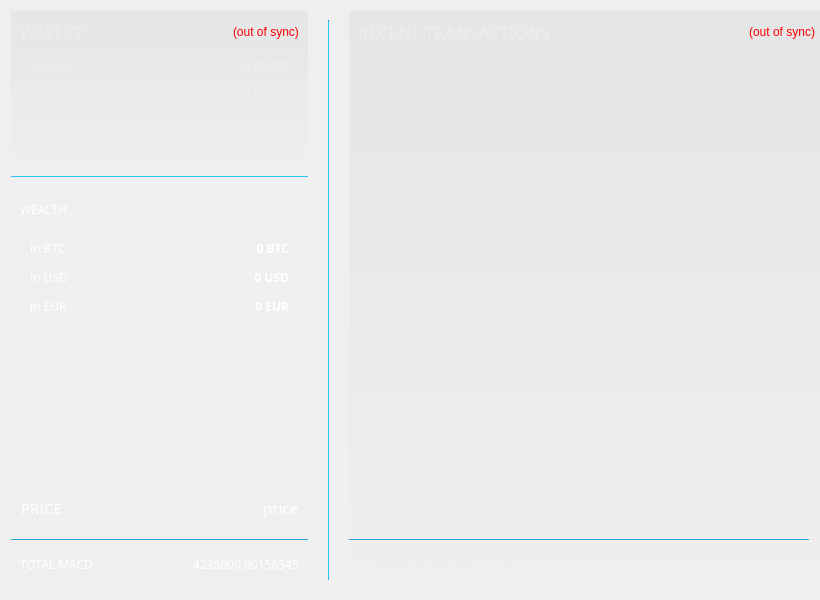
<?xml version="1.0" encoding="UTF-8"?>
<ui version="4.0">
 <class>OverviewPage</class>
 <widget class="QWidget" name="OverviewPage">
  <property name="geometry">
   <rect>
    <x>0</x>
    <y>0</y>
    <width>820</width>
    <height>600</height>
   </rect>
  </property>
  <property name="minimumSize">
   <size>
    <width>820</width>
    <height>600</height>
   </size>
  </property>
  <property name="maximumSize">
   <size>
    <width>820</width>
    <height>600</height>
   </size>
  </property>
  <property name="windowTitle">
   <string>Form</string>
  </property>
  <property name="autoFillBackground">
   <bool>false</bool>
  </property>
  <property name="styleSheet">
   <string notr="true">#OverviewPage { color: #rgb(78, 187, 57);
background-image: url(:/images/base_back);}
</string>
  </property>
  <property name="locale">
   <locale language="English" country="UnitedStates"/>
  </property>
  <layout class="QHBoxLayout" name="horizontalLayout" stretch="0,0,0,0,0">
   <item>
    <layout class="QVBoxLayout" name="verticalLayout_2">
     <item>
      <widget class="QFrame" name="frame">
       <property name="minimumSize">
        <size>
         <width>297</width>
         <height>0</height>
        </size>
       </property>
       <property name="maximumSize">
        <size>
         <width>297</width>
         <height>584</height>
        </size>
       </property>
       <property name="styleSheet">
        <string notr="true">#frame { background-color: qlineargradient(spread:pad, x1:0, y1:0, x2:0, y2:1, stop:0 rgba(0,0,0,10), stop:1.0 rgba(0,0,0,0)); }</string>
       </property>
       <layout class="QVBoxLayout" name="verticalLayout_4">
        <item>
         <layout class="QHBoxLayout" name="horizontalLayout_4">
          <item>
           <widget class="QLabel" name="label_5">
            <property name="font">
             <font>
              <family>Khmer OS</family>
              <pointsize>13</pointsize>
              <weight>50</weight>
              <bold>false</bold>
             </font>
            </property>
            <property name="styleSheet">
             <string notr="true">color: #ededed;</string>
            </property>
            <property name="text">
             <string>WALLET</string>
            </property>
           </widget>
          </item>
          <item>
           <spacer name="horizontalSpacer_2">
            <property name="orientation">
             <enum>Qt::Horizontal</enum>
            </property>
            <property name="sizeHint" stdset="0">
             <size>
              <width>40</width>
              <height>20</height>
             </size>
            </property>
           </spacer>
          </item>
          <item>
           <widget class="QLabel" name="labelWalletStatus">
            <property name="toolTip">
             <string>The displayed information may be out of date. Your wallet automatically synchronizes with the MACDCoin network after a connection is established, but this process has not completed yet.</string>
            </property>
            <property name="styleSheet">
             <string notr="true">QLabel { color: red; }</string>
            </property>
            <property name="text">
             <string notr="true">(out of sync)</string>
            </property>
            <property name="alignment">
             <set>Qt::AlignLeading|Qt::AlignLeft|Qt::AlignVCenter</set>
            </property>
           </widget>
          </item>
         </layout>
        </item>
        <item>
         <spacer name="verticalSpacer_2">
          <property name="orientation">
           <enum>Qt::Vertical</enum>
          </property>
          <property name="sizeType">
           <enum>QSizePolicy::Fixed</enum>
          </property>
          <property name="sizeHint" stdset="0">
           <size>
            <width>20</width>
            <height>7</height>
           </size>
          </property>
         </spacer>
        </item>
        <item>
         <layout class="QFormLayout" name="formLayout_2">
          <property name="fieldGrowthPolicy">
           <enum>QFormLayout::AllNonFixedFieldsGrow</enum>
          </property>
          <property name="horizontalSpacing">
           <number>12</number>
          </property>
          <property name="verticalSpacing">
           <number>12</number>
          </property>
          <item row="0" column="0">
           <widget class="QLabel" name="label">
            <property name="font">
             <font>
              <family>Khmer OS</family>
             </font>
            </property>
            <property name="styleSheet">
             <string notr="true">color: #ededed;</string>
            </property>
            <property name="text">
             <string>Balance</string>
            </property>
            <property name="indent">
             <number>10</number>
            </property>
           </widget>
          </item>
          <item row="0" column="1">
           <widget class="QLabel" name="labelBalance">
            <property name="font">
             <font>
              <family>Khmer OS</family>
              <weight>75</weight>
              <bold>true</bold>
             </font>
            </property>
            <property name="cursor">
             <cursorShape>IBeamCursor</cursorShape>
            </property>
            <property name="toolTip">
             <string>Your current balance</string>
            </property>
            <property name="styleSheet">
             <string notr="true">color: #ededed;</string>
            </property>
            <property name="text">
             <string notr="true">0 MACD</string>
            </property>
            <property name="alignment">
             <set>Qt::AlignRight|Qt::AlignTrailing|Qt::AlignVCenter</set>
            </property>
            <property name="indent">
             <number>10</number>
            </property>
            <property name="textInteractionFlags">
             <set>Qt::LinksAccessibleByMouse|Qt::TextSelectableByKeyboard|Qt::TextSelectableByMouse</set>
            </property>
           </widget>
          </item>
          <item row="1" column="0">
           <widget class="QLabel" name="label_6">
            <property name="font">
             <font>
              <family>Khmer OS</family>
             </font>
            </property>
            <property name="styleSheet">
             <string notr="true">color: #ededed;</string>
            </property>
            <property name="text">
             <string>Stake</string>
            </property>
            <property name="indent">
             <number>10</number>
            </property>
           </widget>
          </item>
          <item row="1" column="1">
           <widget class="QLabel" name="labelStake">
            <property name="font">
             <font>
              <family>Khmer OS</family>
              <weight>75</weight>
              <bold>true</bold>
             </font>
            </property>
            <property name="cursor">
             <cursorShape>IBeamCursor</cursorShape>
            </property>
            <property name="toolTip">
             <string>Total of coins that was staked, and do not yet count toward the current balance</string>
            </property>
            <property name="styleSheet">
             <string notr="true">color: #ededed;</string>
            </property>
            <property name="text">
             <string notr="true">0 MACD</string>
            </property>
            <property name="alignment">
             <set>Qt::AlignRight|Qt::AlignTrailing|Qt::AlignVCenter</set>
            </property>
            <property name="indent">
             <number>10</number>
            </property>
            <property name="textInteractionFlags">
             <set>Qt::LinksAccessibleByMouse|Qt::TextSelectableByKeyboard|Qt::TextSelectableByMouse</set>
            </property>
           </widget>
          </item>
          <item row="2" column="0">
           <widget class="QLabel" name="label_3">
            <property name="font">
             <font>
              <family>Khmer OS</family>
             </font>
            </property>
            <property name="styleSheet">
             <string notr="true">color: #ededed;</string>
            </property>
            <property name="text">
             <string>Unconfirmed</string>
            </property>
            <property name="indent">
             <number>10</number>
            </property>
           </widget>
          </item>
          <item row="2" column="1">
           <widget class="QLabel" name="labelUnconfirmed">
            <property name="font">
             <font>
              <family>Khmer OS</family>
              <weight>75</weight>
              <bold>true</bold>
             </font>
            </property>
            <property name="cursor">
             <cursorShape>IBeamCursor</cursorShape>
            </property>
            <property name="toolTip">
             <string>Total of transactions that have yet to be confirmed, and do not yet count toward the current balance</string>
            </property>
            <property name="styleSheet">
             <string notr="true">color: #ededed;</string>
            </property>
            <property name="text">
             <string notr="true">0 MACD</string>
            </property>
            <property name="alignment">
             <set>Qt::AlignRight|Qt::AlignTrailing|Qt::AlignVCenter</set>
            </property>
            <property name="indent">
             <number>10</number>
            </property>
            <property name="textInteractionFlags">
             <set>Qt::LinksAccessibleByMouse|Qt::TextSelectableByKeyboard|Qt::TextSelectableByMouse</set>
            </property>
           </widget>
          </item>
          <item row="3" column="0">
           <widget class="QLabel" name="labelImmatureText">
            <property name="font">
             <font>
              <family>Khmer OS</family>
             </font>
            </property>
            <property name="styleSheet">
             <string notr="true">color: #ededed;</string>
            </property>
            <property name="text">
             <string>Immature</string>
            </property>
            <property name="indent">
             <number>10</number>
            </property>
           </widget>
          </item>
          <item row="3" column="1">
           <widget class="QLabel" name="labelImmature">
            <property name="font">
             <font>
              <family>Khmer OS</family>
              <weight>75</weight>
              <bold>true</bold>
             </font>
            </property>
            <property name="toolTip">
             <string>Mined balance that has not yet matured</string>
            </property>
            <property name="styleSheet">
             <string notr="true">color: #ededed;</string>
            </property>
            <property name="text">
             <string notr="true">0 MACD</string>
            </property>
            <property name="alignment">
             <set>Qt::AlignRight|Qt::AlignTrailing|Qt::AlignVCenter</set>
            </property>
            <property name="indent">
             <number>10</number>
            </property>
            <property name="textInteractionFlags">
             <set>Qt::LinksAccessibleByMouse|Qt::TextSelectableByKeyboard|Qt::TextSelectableByMouse</set>
            </property>
           </widget>
          </item>
         </layout>
        </item>
       </layout>
      </widget>
     </item>
     <item>
      <widget class="Line" name="line">
       <property name="maximumSize">
        <size>
         <width>16777215</width>
         <height>1</height>
        </size>
       </property>
       <property name="styleSheet">
        <string notr="true">background-color:rgb(37, 170, 225);</string>
       </property>
       <property name="orientation">
        <enum>Qt::Horizontal</enum>
       </property>
      </widget>
     </item>
     <item>
      <widget class="QFrame" name="verticalFrame">
       <property name="minimumSize">
        <size>
         <width>0</width>
         <height>180</height>
        </size>
       </property>
       <layout class="QVBoxLayout" name="verticalLayout_5">
        <property name="leftMargin">
         <number>9</number>
        </property>
        <property name="topMargin">
         <number>9</number>
        </property>
        <property name="rightMargin">
         <number>9</number>
        </property>
        <property name="bottomMargin">
         <number>9</number>
        </property>
        <item>
         <widget class="QLabel" name="label_10">
          <property name="maximumSize">
           <size>
            <width>16777215</width>
            <height>35</height>
           </size>
          </property>
          <property name="font">
           <font>
            <family>Khmer OS System</family>
           </font>
          </property>
          <property name="styleSheet">
           <string notr="true">color:white</string>
          </property>
          <property name="text">
           <string>WEALTH</string>
          </property>
         </widget>
        </item>
        <item>
         <spacer name="verticalSpacer_3">
          <property name="orientation">
           <enum>Qt::Vertical</enum>
          </property>
          <property name="sizeType">
           <enum>QSizePolicy::Fixed</enum>
          </property>
          <property name="sizeHint" stdset="0">
           <size>
            <width>20</width>
            <height>7</height>
           </size>
          </property>
         </spacer>
        </item>
        <item>
         <layout class="QFormLayout" name="formLayout_3">
          <property name="horizontalSpacing">
           <number>12</number>
          </property>
          <property name="verticalSpacing">
           <number>12</number>
          </property>
          <property name="bottomMargin">
           <number>9</number>
          </property>
          <item row="0" column="0">
           <widget class="QLabel" name="label_11">
            <property name="font">
             <font>
              <family>Khmer OS System</family>
             </font>
            </property>
            <property name="styleSheet">
             <string notr="true">color:white;</string>
            </property>
            <property name="text">
             <string>in BTC</string>
            </property>
            <property name="indent">
             <number>10</number>
            </property>
           </widget>
          </item>
          <item row="0" column="1">
           <widget class="QLabel" name="label_12">
            <property name="font">
             <font>
              <family>Khmer OS System</family>
              <weight>75</weight>
              <bold>true</bold>
             </font>
            </property>
            <property name="styleSheet">
             <string notr="true">color:white;</string>
            </property>
            <property name="text">
             <string>0 BTC</string>
            </property>
            <property name="alignment">
             <set>Qt::AlignRight|Qt::AlignTrailing|Qt::AlignVCenter</set>
            </property>
            <property name="indent">
             <number>10</number>
            </property>
           </widget>
          </item>
          <item row="1" column="0">
           <widget class="QLabel" name="label_13">
            <property name="font">
             <font>
              <family>Khmer OS System</family>
             </font>
            </property>
            <property name="styleSheet">
             <string notr="true">color:white;</string>
            </property>
            <property name="text">
             <string>in USD</string>
            </property>
            <property name="indent">
             <number>10</number>
            </property>
           </widget>
          </item>
          <item row="1" column="1">
           <widget class="QLabel" name="label_14">
            <property name="font">
             <font>
              <family>Khmer OS System</family>
              <weight>75</weight>
              <bold>true</bold>
             </font>
            </property>
            <property name="styleSheet">
             <string notr="true">color:white;</string>
            </property>
            <property name="text">
             <string>0 USD</string>
            </property>
            <property name="alignment">
             <set>Qt::AlignRight|Qt::AlignTrailing|Qt::AlignVCenter</set>
            </property>
            <property name="indent">
             <number>10</number>
            </property>
           </widget>
          </item>
          <item row="2" column="0">
           <widget class="QLabel" name="label_15">
            <property name="font">
             <font>
              <family>Khmer OS System</family>
             </font>
            </property>
            <property name="styleSheet">
             <string notr="true">color:white;</string>
            </property>
            <property name="text">
             <string>in EUR</string>
            </property>
            <property name="indent">
             <number>10</number>
            </property>
           </widget>
          </item>
          <item row="2" column="1">
           <widget class="QLabel" name="label_16">
            <property name="font">
             <font>
              <family>Khmer OS System</family>
              <weight>75</weight>
              <bold>true</bold>
             </font>
            </property>
            <property name="styleSheet">
             <string notr="true">color:white;</string>
            </property>
            <property name="text">
             <string>0 EUR</string>
            </property>
            <property name="alignment">
             <set>Qt::AlignRight|Qt::AlignTrailing|Qt::AlignVCenter</set>
            </property>
            <property name="indent">
             <number>10</number>
            </property>
           </widget>
          </item>
         </layout>
        </item>
       </layout>
      </widget>
     </item>
     <item>
      <spacer name="verticalSpacer">
       <property name="orientation">
        <enum>Qt::Vertical</enum>
       </property>
       <property name="sizeHint" stdset="0">
        <size>
         <width>20</width>
         <height>40</height>
        </size>
       </property>
      </spacer>
     </item>
     <item>
      <widget class="QFrame" name="horizontalFrame">
       <property name="minimumSize">
        <size>
         <width>0</width>
         <height>50</height>
        </size>
       </property>
       <property name="styleSheet">
        <string notr="true"/>
       </property>
       <layout class="QHBoxLayout" name="horizontalLayout_3">
        <property name="spacing">
         <number>0</number>
        </property>
        <property name="leftMargin">
         <number>0</number>
        </property>
        <property name="topMargin">
         <number>0</number>
        </property>
        <property name="rightMargin">
         <number>0</number>
        </property>
        <property name="bottomMargin">
         <number>0</number>
        </property>
        <item>
         <widget class="QLabel" name="label_7">
          <property name="font">
           <font>
            <family>Khmer OS System</family>
            <pointsize>11</pointsize>
           </font>
          </property>
          <property name="styleSheet">
           <string notr="true">color:white</string>
          </property>
          <property name="text">
           <string>PRICE</string>
          </property>
          <property name="indent">
           <number>10</number>
          </property>
         </widget>
        </item>
        <item>
         <widget class="QLabel" name="labelInfo">
          <property name="font">
           <font>
            <family>Khmer OS System</family>
            <pointsize>11</pointsize>
           </font>
          </property>
          <property name="styleSheet">
           <string notr="true">color:white</string>
          </property>
          <property name="text">
           <string>price</string>
          </property>
          <property name="alignment">
           <set>Qt::AlignRight|Qt::AlignTrailing|Qt::AlignVCenter</set>
          </property>
          <property name="indent">
           <number>10</number>
          </property>
         </widget>
        </item>
       </layout>
      </widget>
     </item>
     <item>
      <widget class="QFrame" name="horizontalFrame3">
       <property name="minimumSize">
        <size>
         <width>0</width>
         <height>50</height>
        </size>
       </property>
       <property name="styleSheet">
        <string notr="true">#horizontalFrame3{border-top-color:rgb(37, 170, 225);
border-top-width:1px;
border-style:solid;}</string>
       </property>
       <layout class="QHBoxLayout" name="horizontalLayout_6">
        <item>
         <widget class="QLabel" name="label_8">
          <property name="font">
           <font>
            <family>Khmer OS System</family>
           </font>
          </property>
          <property name="styleSheet">
           <string notr="true">color:white;</string>
          </property>
          <property name="text">
           <string>TOTAL MACD</string>
          </property>
          <property name="indent">
           <number>0</number>
          </property>
         </widget>
        </item>
        <item>
         <widget class="QLabel" name="label_9">
          <property name="font">
           <font>
            <family>Khmer OS System</family>
           </font>
          </property>
          <property name="styleSheet">
           <string notr="true">color:white;</string>
          </property>
          <property name="text">
           <string>4238000.00156545</string>
          </property>
          <property name="textFormat">
           <enum>Qt::AutoText</enum>
          </property>
          <property name="alignment">
           <set>Qt::AlignRight|Qt::AlignTrailing|Qt::AlignVCenter</set>
          </property>
          <property name="indent">
           <number>0</number>
          </property>
         </widget>
        </item>
       </layout>
      </widget>
     </item>
    </layout>
   </item>
   <item>
    <spacer name="horizontalSpacer_3">
     <property name="orientation">
      <enum>Qt::Horizontal</enum>
     </property>
     <property name="sizeType">
      <enum>QSizePolicy::Fixed</enum>
     </property>
     <property name="sizeHint" stdset="0">
      <size>
       <width>5</width>
       <height>20</height>
      </size>
     </property>
    </spacer>
   </item>
   <item>
    <layout class="QVBoxLayout" name="verticalLayout_6">
     <property name="leftMargin">
      <number>9</number>
     </property>
     <property name="topMargin">
      <number>9</number>
     </property>
     <property name="rightMargin">
      <number>9</number>
     </property>
     <property name="bottomMargin">
      <number>9</number>
     </property>
     <item>
      <widget class="Line" name="line_2">
       <property name="maximumSize">
        <size>
         <width>1</width>
         <height>16777215</height>
        </size>
       </property>
       <property name="styleSheet">
        <string notr="true">background-color:rgb(37, 170, 225);</string>
       </property>
       <property name="orientation">
        <enum>Qt::Vertical</enum>
       </property>
      </widget>
     </item>
    </layout>
   </item>
   <item>
    <spacer name="horizontalSpacer_4">
     <property name="orientation">
      <enum>Qt::Horizontal</enum>
     </property>
     <property name="sizeType">
      <enum>QSizePolicy::Fixed</enum>
     </property>
     <property name="sizeHint" stdset="0">
      <size>
       <width>5</width>
       <height>20</height>
      </size>
     </property>
    </spacer>
   </item>
   <item>
    <layout class="QVBoxLayout" name="verticalLayout_3">
     <item>
      <widget class="QFrame" name="frame_2">
       <property name="minimumSize">
        <size>
         <width>475</width>
         <height>580</height>
        </size>
       </property>
       <property name="maximumSize">
        <size>
         <width>475</width>
         <height>580</height>
        </size>
       </property>
       <property name="styleSheet">
        <string notr="true">#frame_2 { background-color: qlineargradient(spread:pad, x1:0, y1:0, x2:0, y2:1, stop:0 rgba(0,0,0,10), stop:1.0 rgba(0,0,0,0)); }</string>
       </property>
       <layout class="QVBoxLayout" name="verticalLayout">
        <item>
         <layout class="QHBoxLayout" name="horizontalLayout_2">
          <item>
           <widget class="QLabel" name="label_4">
            <property name="font">
             <font>
              <family>Khmer OS</family>
              <pointsize>13</pointsize>
             </font>
            </property>
            <property name="styleSheet">
             <string notr="true">color: #ededed;</string>
            </property>
            <property name="text">
             <string>RECENT TRANSACTIONS</string>
            </property>
           </widget>
          </item>
          <item>
           <spacer name="horizontalSpacer">
            <property name="orientation">
             <enum>Qt::Horizontal</enum>
            </property>
            <property name="sizeHint" stdset="0">
             <size>
              <width>40</width>
              <height>20</height>
             </size>
            </property>
           </spacer>
          </item>
          <item>
           <widget class="QLabel" name="labelTransactionsStatus">
            <property name="toolTip">
             <string>The displayed information may be out of date. Your wallet automatically synchronizes with the MACDCoin network after a connection is established, but this process has not completed yet.</string>
            </property>
            <property name="styleSheet">
             <string notr="true">QLabel { color: red; }</string>
            </property>
            <property name="text">
             <string notr="true">(out of sync)</string>
            </property>
            <property name="alignment">
             <set>Qt::AlignRight|Qt::AlignTrailing|Qt::AlignVCenter</set>
            </property>
           </widget>
          </item>
         </layout>
        </item>
        <item>
         <widget class="QListView" name="listTransactions">
          <property name="styleSheet">
           <string notr="true">QListView { background: transparent; color:#ffffff;}</string>
          </property>
          <property name="frameShape">
           <enum>QFrame::NoFrame</enum>
          </property>
          <property name="verticalScrollBarPolicy">
           <enum>Qt::ScrollBarAlwaysOff</enum>
          </property>
          <property name="horizontalScrollBarPolicy">
           <enum>Qt::ScrollBarAlwaysOff</enum>
          </property>
          <property name="selectionMode">
           <enum>QAbstractItemView::NoSelection</enum>
          </property>
         </widget>
        </item>
       </layout>
      </widget>
     </item>
     <item>
      <widget class="QFrame" name="horizontalFrame2">
       <property name="minimumSize">
        <size>
         <width>0</width>
         <height>50</height>
        </size>
       </property>
       <property name="styleSheet">
        <string notr="true">#horizontalFrame2{border-top-color:rgb(37, 170, 225);
border-top-width:1px;
border-style:solid;}</string>
       </property>
       <layout class="QHBoxLayout" name="horizontalLayout_5">
        <item>
         <widget class="QLabel" name="label_2">
          <property name="font">
           <font>
            <family>Khmer OS System</family>
           </font>
          </property>
          <property name="styleSheet">
           <string notr="true">color: #ededed;</string>
          </property>
          <property name="text">
           <string>NUMBER OF TRANSACTIONS</string>
          </property>
          <property name="alignment">
           <set>Qt::AlignLeading|Qt::AlignLeft|Qt::AlignVCenter</set>
          </property>
         </widget>
        </item>
        <item>
         <widget class="QLabel" name="labelNumTransactions">
          <property name="font">
           <font>
            <family>Khmer OS System</family>
            <weight>50</weight>
            <bold>false</bold>
           </font>
          </property>
          <property name="toolTip">
           <string>Total number of transactions in wallet</string>
          </property>
          <property name="styleSheet">
           <string notr="true">color: #ededed;</string>
          </property>
          <property name="text">
           <string notr="true">0</string>
          </property>
          <property name="alignment">
           <set>Qt::AlignRight|Qt::AlignTrailing|Qt::AlignVCenter</set>
          </property>
         </widget>
        </item>
       </layout>
      </widget>
     </item>
    </layout>
   </item>
  </layout>
 </widget>
 <resources/>
 <connections/>
</ui>
